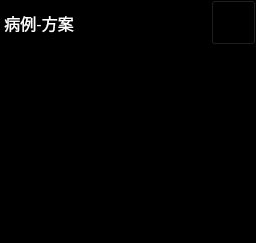
          <widget class="QWidget" name="widgetCasePlan" native="true">
           <property name="styleSheet">
            <string notr="true">background-color:rgb(0, 0, 0)</string>
           </property>
           <layout class="QVBoxLayout" name="verticalLayout_5">
            <property name="leftMargin">
             <number>0</number>
            </property>
            <property name="topMargin">
             <number>0</number>
            </property>
            <property name="rightMargin">
             <number>0</number>
            </property>
            <property name="bottomMargin">
             <number>0</number>
            </property>
            <item>
             <layout class="QHBoxLayout" name="horizontalLayout_6">
              <item>
               <widget class="QLabel" name="labelCasePlan">
                <property name="palette">
                 <palette>
                  <active>
                   <colorrole role="WindowText">
                    <brush brushstyle="SolidPattern">
                     <color alpha="255">
                      <red>255</red>
                      <green>255</green>
                      <blue>255</blue>
                     </color>
                    </brush>
                   </colorrole>
                   <colorrole role="Button">
                    <brush brushstyle="SolidPattern">
                     <color alpha="255">
                      <red>0</red>
                      <green>0</green>
                      <blue>0</blue>
                     </color>
                    </brush>
                   </colorrole>
                   <colorrole role="Base">
                    <brush brushstyle="SolidPattern">
                     <color alpha="255">
                      <red>0</red>
                      <green>0</green>
                      <blue>0</blue>
                     </color>
                    </brush>
                   </colorrole>
                   <colorrole role="Window">
                    <brush brushstyle="SolidPattern">
                     <color alpha="255">
                      <red>0</red>
                      <green>0</green>
                      <blue>0</blue>
                     </color>
                    </brush>
                   </colorrole>
                  </active>
                  <inactive>
                   <colorrole role="WindowText">
                    <brush brushstyle="SolidPattern">
                     <color alpha="255">
                      <red>255</red>
                      <green>255</green>
                      <blue>255</blue>
                     </color>
                    </brush>
                   </colorrole>
                   <colorrole role="Button">
                    <brush brushstyle="SolidPattern">
                     <color alpha="255">
                      <red>0</red>
                      <green>0</green>
                      <blue>0</blue>
                     </color>
                    </brush>
                   </colorrole>
                   <colorrole role="Base">
                    <brush brushstyle="SolidPattern">
                     <color alpha="255">
                      <red>0</red>
                      <green>0</green>
                      <blue>0</blue>
                     </color>
                    </brush>
                   </colorrole>
                   <colorrole role="Window">
                    <brush brushstyle="SolidPattern">
                     <color alpha="255">
                      <red>0</red>
                      <green>0</green>
                      <blue>0</blue>
                     </color>
                    </brush>
                   </colorrole>
                  </inactive>
                  <disabled>
                   <colorrole role="WindowText">
                    <brush brushstyle="SolidPattern">
                     <color alpha="255">
                      <red>120</red>
                      <green>120</green>
                      <blue>120</blue>
                     </color>
                    </brush>
                   </colorrole>
                   <colorrole role="Button">
                    <brush brushstyle="SolidPattern">
                     <color alpha="255">
                      <red>0</red>
                      <green>0</green>
                      <blue>0</blue>
                     </color>
                    </brush>
                   </colorrole>
                   <colorrole role="Base">
                    <brush brushstyle="SolidPattern">
                     <color alpha="255">
                      <red>0</red>
                      <green>0</green>
                      <blue>0</blue>
                     </color>
                    </brush>
                   </colorrole>
                   <colorrole role="Window">
                    <brush brushstyle="SolidPattern">
                     <color alpha="255">
                      <red>0</red>
                      <green>0</green>
                      <blue>0</blue>
                     </color>
                    </brush>
                   </colorrole>
                  </disabled>
                 </palette>
                </property>
                <property name="font">
                 <font>
                  <pointsize>12</pointsize>
                 </font>
                </property>
                <property name="text">
                 <string> 病例-方案</string>
                </property>
               </widget>
              </item>
              <item>
               <spacer name="horizontalSpacer_5">
                <property name="orientation">
                 <enum>Qt::Horizontal</enum>
                </property>
                <property name="sizeHint" stdset="0">
                 <size>
                  <width>37</width>
                  <height>17</height>
                 </size>
                </property>
               </spacer>
              </item>
              <item>
               <widget class="QToolButton" name="btnCasePlanAdd">
                <property name="minimumSize">
                 <size>
                  <width>45</width>
                  <height>45</height>
                 </size>
                </property>
                <property name="maximumSize">
                 <size>
                  <width>45</width>
                  <height>45</height>
                 </size>
                </property>
                <property name="toolTip">
                 <string>新建方案</string>
                </property>
                <property name="text">
                 <string/>
                </property>
               </widget>
              </item>
             </layout>
            </item>
            <item>
             <widget class="CasePlanTableWidget" name="tableWidgetCasePlan">
              <property name="styleSheet">
               <string notr="true">color: white</string>
              </property>
              <property name="frameShape">
               <enum>QFrame::NoFrame</enum>
              </property>
              <property name="lineWidth">
               <number>0</number>
              </property>
              <property name="editTriggers">
               <set>QAbstractItemView::NoEditTriggers</set>
              </property>
              <attribute name="horizontalHeaderVisible">
               <bool>false</bool>
              </attribute>
              <attribute name="verticalHeaderVisible">
               <bool>false</bool>
              </attribute>
             </widget>
            </item>
           </layout>
          </widget>
